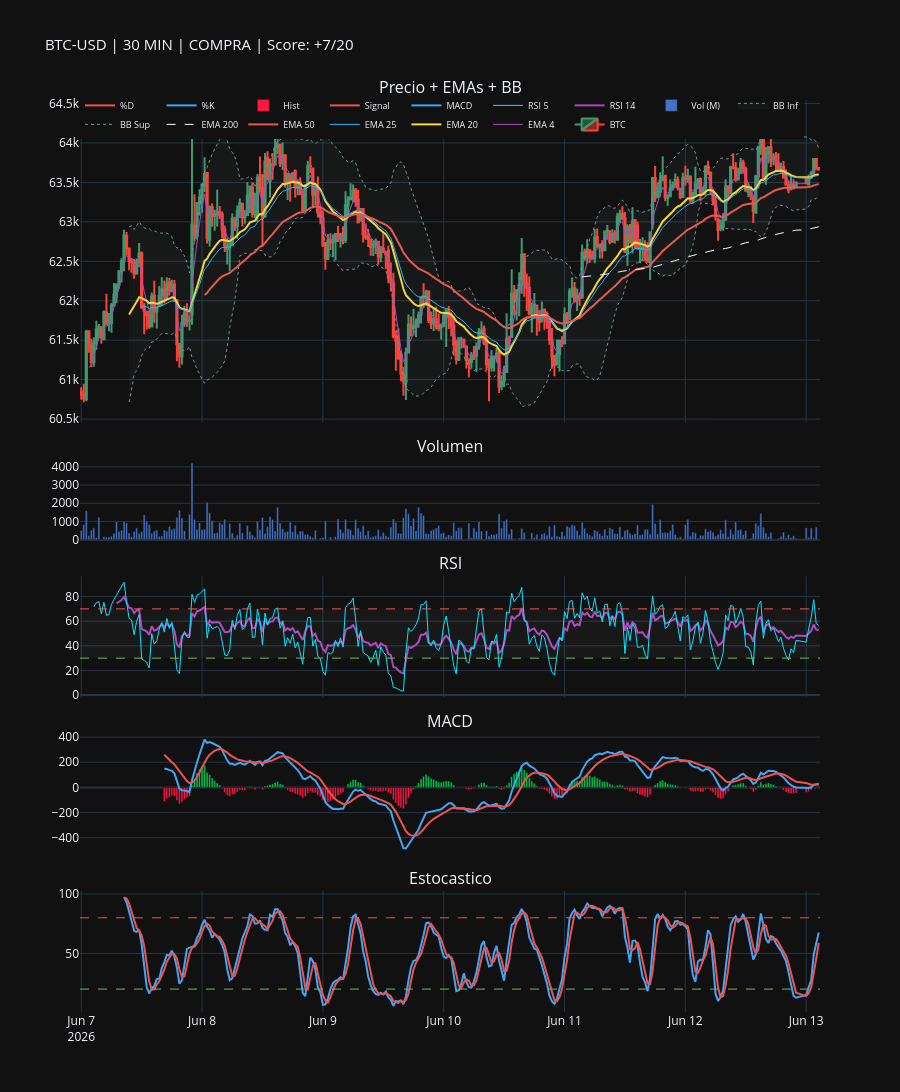

The code cell stored with this chart in its notebook:
### Markdown cell above
## 📈 4. Gráfico Interactivo

5 paneles: Precio + EMAs + Bollinger, Volumen, RSI, MACD, Estocástico.

### Code cell
fig = make_subplots(
    rows=5, cols=1, shared_xaxes=True, vertical_spacing=0.04,
    subplot_titles=('Precio + EMAs + BB', 'Volumen', 'RSI', 'MACD', 'Estocastico'),
    row_heights=[0.40, 0.10, 0.15, 0.15, 0.15]
)

fig.add_trace(go.Candlestick(x=data.index, open=open_p, high=high, low=low, close=close, name='BTC'), row=1, col=1)
fig.add_trace(go.Scatter(x=data.index, y=ema_4,   mode='lines', name='EMA 4',   line=dict(color='#ab47bc', width=1)), row=1, col=1)
fig.add_trace(go.Scatter(x=data.index, y=ema_20,  mode='lines', name='EMA 20',  line=dict(color='#fdd835', width=2)), row=1, col=1)
fig.add_trace(go.Scatter(x=data.index, y=ema_25,  mode='lines', name='EMA 25',  line=dict(color='#29b6f6', width=1)), row=1, col=1)
fig.add_trace(go.Scatter(x=data.index, y=ema_50,  mode='lines', name='EMA 50',  line=dict(color='#ef5350', width=2)), row=1, col=1)
fig.add_trace(go.Scatter(x=data.index, y=ema_200, mode='lines', name='EMA 200', line=dict(color='#ffffff', width=1, dash='dash')), row=1, col=1)
fig.add_trace(go.Scatter(x=data.index, y=upper,    mode='lines', name='BB Sup', line=dict(color='#78909c', width=1, dash='dot')), row=1, col=1)
fig.add_trace(go.Scatter(x=data.index, y=lower_bb, mode='lines', name='BB Inf',
                         line=dict(color='#78909c', width=1, dash='dot'),
                         fill='tonexty', fillcolor='rgba(120,144,156,0.06)'), row=1, col=1)

fig.add_trace(go.Bar(x=data.index, y=volume/1e6, name='Vol (M)', marker_color='#4472c4'), row=2, col=1)

fig.add_trace(go.Scatter(x=data.index, y=rsi,   mode='lines', name='RSI 14', line=dict(color='#ab47bc')), row=3, col=1)
fig.add_trace(go.Scatter(x=data.index, y=rsi_5, mode='lines', name='RSI 5',  line=dict(color='#00e5ff', width=1)), row=3, col=1)
fig.add_hline(y=70, row=3, col=1, line_dash='dash', line_color='#ef5350', line_width=1)
fig.add_hline(y=30, row=3, col=1, line_dash='dash', line_color='#66bb6a', line_width=1)
fig.add_hrect(y0=30, y1=70, row=3, col=1, fillcolor='rgba(255,255,255,0.03)', line_width=0)

fig.add_trace(go.Scatter(x=data.index, y=macd_v,   mode='lines', name='MACD',   line=dict(color='#42a5f5')), row=4, col=1)
fig.add_trace(go.Scatter(x=data.index, y=signal_v, mode='lines', name='Signal', line=dict(color='#ef5350')), row=4, col=1)
hcol = ['#00c853' if h > 0 else '#ff1744' for h in hist_v]
fig.add_trace(go.Bar(x=data.index, y=hist_v, name='Hist', marker_color=hcol), row=4, col=1)

fig.add_trace(go.Scatter(x=data.index, y=slowk, mode='lines', name='%K', line=dict(color='#42a5f5')), row=5, col=1)
fig.add_trace(go.Scatter(x=data.index, y=slowd, mode='lines', name='%D', line=dict(color='#ef5350')), row=5, col=1)
fig.add_hline(y=80, row=5, col=1, line_dash='dash', line_color='#ef5350', line_width=1)
fig.add_hline(y=20, row=5, col=1, line_dash='dash', line_color='#66bb6a', line_width=1)

fig.update_layout(
    title=dict(text=f'BTC-USD | {timeframe} | {rec} | Score: {puntos:+d}/20', font=dict(size=15)),
    height=1200, showlegend=True, template='plotly_dark',
    xaxis_rangeslider_visible=False,
    legend=dict(orientation='h', y=1.01, x=0, font=dict(size=9))
)
fig.show()

### Figure 1 — Plotly figure (JSON) as saved in the notebook; plotly's stock layout.template omitted (floating-point values rounded to 4 significant figures; data arrays with more than 128 entries replaced by an {"elided": "..."} marker saying what was removed)
{"data": [{"close": {"elided": "291 float values"}, "high": {"elided": "291 float values"}, "low": {"elided": "291 float values"}, "name": "BTC", "open": {"elided": "291 float values"}, "type": "candlestick", "x": {"elided": "291 str values"}, "xaxis": "x", "yaxis": "y"}, {"line": {"color": "#ab47bc", "width": 1}, "mode": "lines", "name": "EMA 4", "type": "scatter", "x": {"elided": "291 str values"}, "xaxis": "x", "y": {"elided": "291 float values"}, "yaxis": "y"}, {"line": {"color": "#fdd835", "width": 2}, "mode": "lines", "name": "EMA 20", "type": "scatter", "x": {"elided": "291 str values"}, "xaxis": "x", "y": {"elided": "291 float values"}, "yaxis": "y"}, {"line": {"color": "#29b6f6", "width": 1}, "mode": "lines", "name": "EMA 25", "type": "scatter", "x": {"elided": "291 str values"}, "xaxis": "x", "y": {"elided": "291 float values"}, "yaxis": "y"}, {"line": {"color": "#ef5350", "width": 2}, "mode": "lines", "name": "EMA 50", "type": "scatter", "x": {"elided": "291 str values"}, "xaxis": "x", "y": {"elided": "291 float values"}, "yaxis": "y"}, {"line": {"color": "#ffffff", "dash": "dash", "width": 1}, "mode": "lines", "name": "EMA 200", "type": "scatter", "x": {"elided": "291 str values"}, "xaxis": "x", "y": {"elided": "291 float values"}, "yaxis": "y"}, {"line": {"color": "#78909c", "dash": "dot", "width": 1}, "mode": "lines", "name": "BB Sup", "type": "scatter", "x": {"elided": "291 str values"}, "xaxis": "x", "y": {"elided": "291 float values"}, "yaxis": "y"}, {"fill": "tonexty", "fillcolor": "rgba(120,144,156,0.06)", "line": {"color": "#78909c", "dash": "dot", "width": 1}, "mode": "lines", "name": "BB Inf", "type": "scatter", "x": {"elided": "291 str values"}, "xaxis": "x", "y": {"elided": "291 float values"}, "yaxis": "y"}, {"marker": {"color": "#4472c4"}, "name": "Vol (M)", "type": "bar", "x": {"elided": "291 str values"}, "xaxis": "x2", "y": {"elided": "291 float values"}, "yaxis": "y2"}, {"line": {"color": "#ab47bc"}, "mode": "lines", "name": "RSI 14", "type": "scatter", "x": {"elided": "291 str values"}, "xaxis": "x3", "y": {"elided": "291 float values"}, "yaxis": "y3"}, {"line": {"color": "#00e5ff", "width": 1}, "mode": "lines", "name": "RSI 5", "type": "scatter", "x": {"elided": "291 str values"}, "xaxis": "x3", "y": {"elided": "291 float values"}, "yaxis": "y3"}, {"line": {"color": "#42a5f5"}, "mode": "lines", "name": "MACD", "type": "scatter", "x": {"elided": "291 str values"}, "xaxis": "x4", "y": {"elided": "291 float values"}, "yaxis": "y4"}, {"line": {"color": "#ef5350"}, "mode": "lines", "name": "Signal", "type": "scatter", "x": {"elided": "291 str values"}, "xaxis": "x4", "y": {"elided": "291 float values"}, "yaxis": "y4"}, {"marker": {"color": {"elided": "291 str values"}}, "name": "Hist", "type": "bar", "x": {"elided": "291 str values"}, "xaxis": "x4", "y": {"elided": "291 float values"}, "yaxis": "y4"}, {"line": {"color": "#42a5f5"}, "mode": "lines", "name": "%K", "type": "scatter", "x": {"elided": "291 str values"}, "xaxis": "x5", "y": {"elided": "291 float values"}, "yaxis": "y5"}, {"line": {"color": "#ef5350"}, "mode": "lines", "name": "%D", "type": "scatter", "x": {"elided": "291 str values"}, "xaxis": "x5", "y": {"elided": "291 float values"}, "yaxis": "y5"}], "layout": {"annotations": [{"font": {"size": 16}, "showarrow": false, "text": "Precio + EMAs + BB", "x": 0.5, "xanchor": "center", "xref": "paper", "y": 1.0, "yanchor": "bottom", "yref": "paper"}, {"font": {"size": 16}, "showarrow": false, "text": "Volumen", "x": 0.5, "xanchor": "center", "xref": "paper", "y": 0.6063, "yanchor": "bottom", "yref": "paper"}, {"font": {"size": 16}, "showarrow": false, "text": "RSI", "x": 0.5, "xanchor": "center", "xref": "paper", "y": 0.4779, "yanchor": "bottom", "yref": "paper"}, {"font": {"size": 16}, "showarrow": false, "text": "MACD", "x": 0.5, "xanchor": "center", "xref": "paper", "y": 0.3053, "yanchor": "bottom", "yref": "paper"}, {"font": {"size": 16}, "showarrow": false, "text": "Estocastico", "x": 0.5, "xanchor": "center", "xref": "paper", "y": 0.1326, "yanchor": "bottom", "yref": "paper"}], "height": 1200, "legend": {"font": {"size": 9}, "orientation": "h", "x": 0, "y": 1.01}, "shapes": [{"line": {"color": "#ef5350", "dash": "dash", "width": 1}, "type": "line", "x0": 0, "x1": 1, "xref": "x3 domain", "y0": 70, "y1": 70, "yref": "y3"}, {"line": {"color": "#66bb6a", "dash": "dash", "width": 1}, "type": "line", "x0": 0, "x1": 1, "xref": "x3 domain", "y0": 30, "y1": 30, "yref": "y3"}, {"fillcolor": "rgba(255,255,255,0.03)", "line": {"width": 0}, "type": "rect", "x0": 0, "x1": 1, "xref": "x3 domain", "y0": 30, "y1": 70, "yref": "y3"}, {"line": {"color": "#ef5350", "dash": "dash", "width": 1}, "type": "line", "x0": 0, "x1": 1, "xref": "x5 domain", "y0": 80, "y1": 80, "yref": "y5"}, {"line": {"color": "#66bb6a", "dash": "dash", "width": 1}, "type": "line", "x0": 0, "x1": 1, "xref": "x5 domain", "y0": 20, "y1": 20, "yref": "y5"}], "showlegend": true, "title": {"font": {"size": 15}, "text": "BTC-USD | 30 MIN | COMPRA | Score: +7/20"}, "xaxis": {"anchor": "y", "domain": [0.0, 1.0], "matches": "x5", "rangeslider": {"visible": false}, "showticklabels": false}, "xaxis2": {"anchor": "y2", "domain": [0.0, 1.0], "matches": "x5", "showticklabels": false}, "xaxis3": {"anchor": "y3", "domain": [0.0, 1.0], "matches": "x5", "showticklabels": false}, "xaxis4": {"anchor": "y4", "domain": [0.0, 1.0], "matches": "x5", "showticklabels": false}, "xaxis5": {"anchor": "y5", "domain": [0.0, 1.0]}, "yaxis": {"anchor": "x", "domain": [0.6463, 1.0]}, "yaxis2": {"anchor": "x2", "domain": [0.5179, 0.6063]}, "yaxis3": {"anchor": "x3", "domain": [0.3453, 0.4779]}, "yaxis4": {"anchor": "x4", "domain": [0.1726, 0.3053]}, "yaxis5": {"anchor": "x5", "domain": [0.0, 0.1326]}}}
